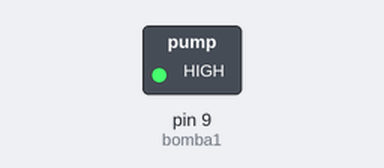
This sketch was run on a simulated Arduino Uno, built with avr-gcc and run on an emulated ATmega328P. Shown: switched loads named in the sketch (green lamp = pin HIGH).

Above: at 0.1 s.
At 40.1 s:
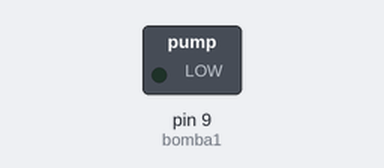
Timing chart, 0 to 41.6 s (numbered marks = the images above):
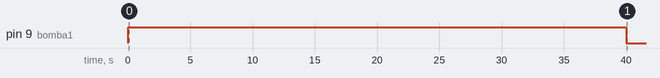

The sketch:

WaterPump.ino
```cpp
#include <Servo.h>
int bomba1 = 9;
boolean toggle = true;

void setup() {
  Serial.begin (9600);
  pinMode (bomba1, OUTPUT);

}

void loop() {

  digitalWrite (bomba1, HIGH);
  delay (40000);
  digitalWrite (bomba1, LOW);
  delay (999000);

}
```

Measured:
- by itself, pin 9 (bomba1): LOW → HIGH at 0.00 s, → LOW 40.0 s later
